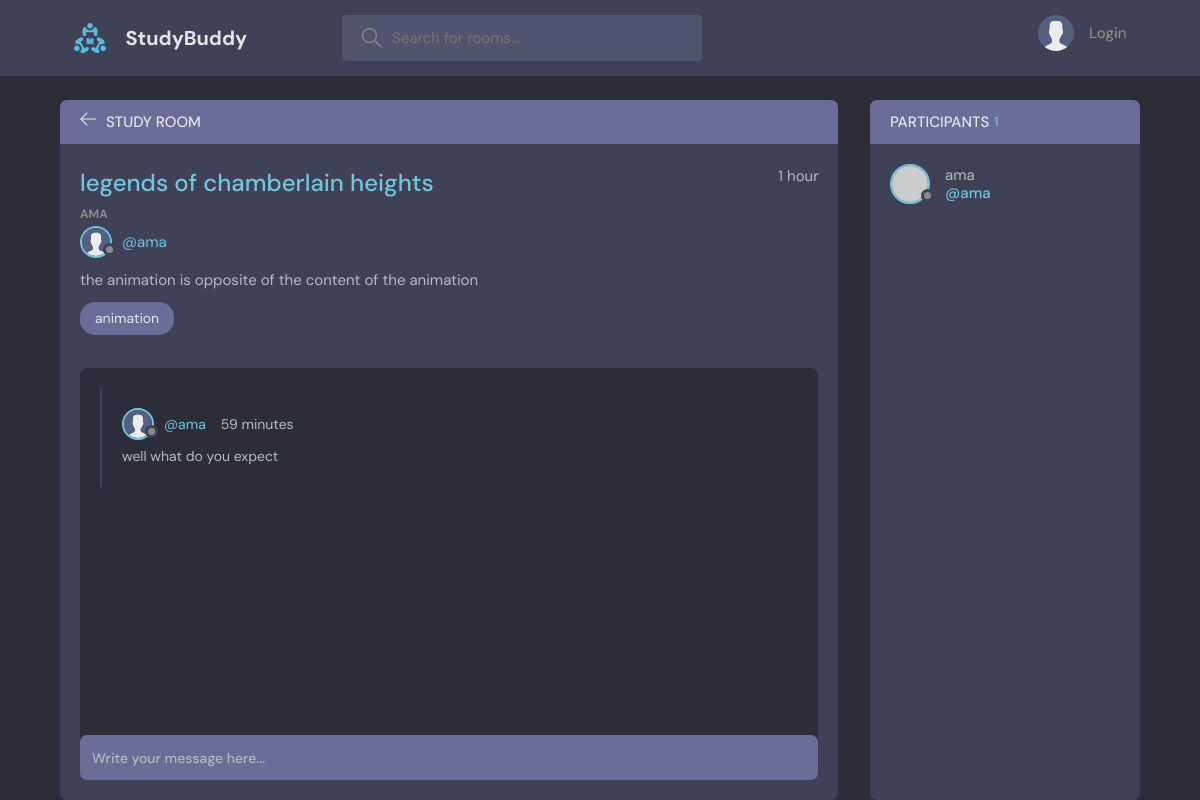
The page /room/1/ on the database its author committed.
### socials/models.py (models this page shows, shortened)
class Room(models.Model):
    host = models.ForeignKey(User, on_delete=models.CASCADE)
    topic = models.ForeignKey(Topic,on_delete=models.SET_NULL, null=True, blank= True )
    name = models.CharField(max_length=100)
    description = models.TextField(max_length=300, blank= True,null=True)
    updated = models.DateTimeField(auto_now=True)
    created = models.DateTimeField(auto_now_add=True)
    participants = models.ManyToManyField(User, related_name='participants' ,blank= True)
    class Meta:
        ordering =['-updated','-created']

class User(AbstractUser):
    name = models.CharField(max_length=200,null=True)
    email = models.EmailField(unique= True ,null=True)
    bio = models.TextField(max_length=300, null=True ,blank =True)
    profile_img= models.ImageField(null=True ,default ='avatar.svg')
    USERNAME_FIELD=  'email'
    REQUIRED_FIELDS = []

class Topic(models.Model):
    title = models.CharField(max_length= 100)

class Message(models.Model):
    user = models.ForeignKey(User, on_delete=models.CASCADE)
    body = models.TextField(max_length= 300 ,null= True, blank= True )
    room = models.ForeignKey(Room, on_delete = models.CASCADE,)
    created = models.DateTimeField(auto_now_add =True  )
    updated = models.DateTimeField(auto_now=True )

### socials/views.py (the view)
# urls.py: path('room',views.getRoom),
def room(request,pk):
    room = Room.objects.get(id = pk)
    participant =room.participants.all()
    room_messages = room.message_set.all()
    if request.method == 'POST':
        comment = request.POST['comment']
        new_comment= Message.objects.create(user=request.user, room = room, body=comment)
        room.participants.add(request.user)
        new_comment.save()
        return redirect('room', pk = room.id)
    context = {'room':room,'room_messages':room_messages, 'participants':participant}
    return render(request,'socials/room.html',context)

### socials/templates/socials/room.html (shortened to what this page needs)
{%extends 'main.html'%}
    <main class="profile-page layout layout--2">
      <div class="container">
        <div class="room">
          <div class="room__top">
            <div class="room__topLeft">
              <a href="{%url 'home'%}">
                <svg version="1.1" xmlns="http://www.w3.org/2000/svg" width="32" height="32" viewBox="0 0 32 32">
                  <title>arrow-left</title>
                  <path
                    d="M13.723 2.286l-13.723 13.714 13.719 13.714 1.616-1.611-10.96-10.96h27.625v-2.286h-27.625l10.965-10.965-1.616-1.607z"
                  ></path>
                </svg>
              </a>
              <h3>Study Room</h3>
            </div>
          </div>
          <div class="room__box scroll">
            <div class="room__header scroll">
              <div class="room__info">
                <h3>{{room.name}}</h3>
                <span>{{room.created|timesince}}</span>
              </div>
              <div class="room__hosted">
                <p>{{room.host.username}}</p>
                <a href="#" class="room__author">
                  <div class="avatar avatar--small">
                    <img src="{{room.host.profile_img.url}}" />
                  </div>
                  <span>@{{room.host.username}}</span>
                </a>
              </div>
              <div class="room__details">
                {{room.description}}
              </div>
              <span class="room__topics">{{room.topic.title}}</span>
            </div>
            <div class="room__conversation">
              <div class="threads scroll">
                {%for message in room_messages%}
                <div class="thread">
                  <div class="thread__top">
                    <div class="thread__author">
                      <a href="{%url 'profile' room.host.id %}" class="thread__authorInfo">
                        <div class="avatar avatar--small">
                          <img src="{{message.user.profile_img.url}}" />
                        </div>
                        <span>@{{message.user.username}}</span>
                      </a>
                      <span class="thread__date">{{message.created|timesince}}</span>
                    </div>
                  </div>
                  <div class="thread__details">
                    {{message.body}}
                  </div>
                </div>
                {%endfor%}
              </div>
            </div>
          </div>
          <div class="room__message">
            <form action="" method="POST">
                <input type="text" name="comment"   placeholder="Write your message here..." />
            </form>
          </div>
        </div>
        <div class="participants">
          <h3 class="participants__top">Participants <span>{{participants.count}}</span></h3>
          <div class="participants__list scroll">
            {%for participant in participants%}
            <a href="{%url 'profile' participant.id%}" class="participant">
              <div class="avatar avatar--medium">
                <img src="https://randomuser.me/api/portraits/men/37.jpg" />
              </div>
              <p>
                {{participant.username}}
                <span>@{{participant.username}}</span>
              </p>
            </a>
            {%endfor%}
            </div>
        </div>
      </div>
    </main>

### rows shown on the page
Room: name "legends of chamberlain heights", created "1 hour", host.username "AMA", host.profile_img (placeholder picture), host.username "ama", description "the animation is opposite of the content of the animation", topic "animation"
Message: user.profile_img (placeholder picture), user.username "ama", created "59 minutes", body "well what do you expect"
User: username "ama"

### other values the page prints
{{ participants.count }} "1"
